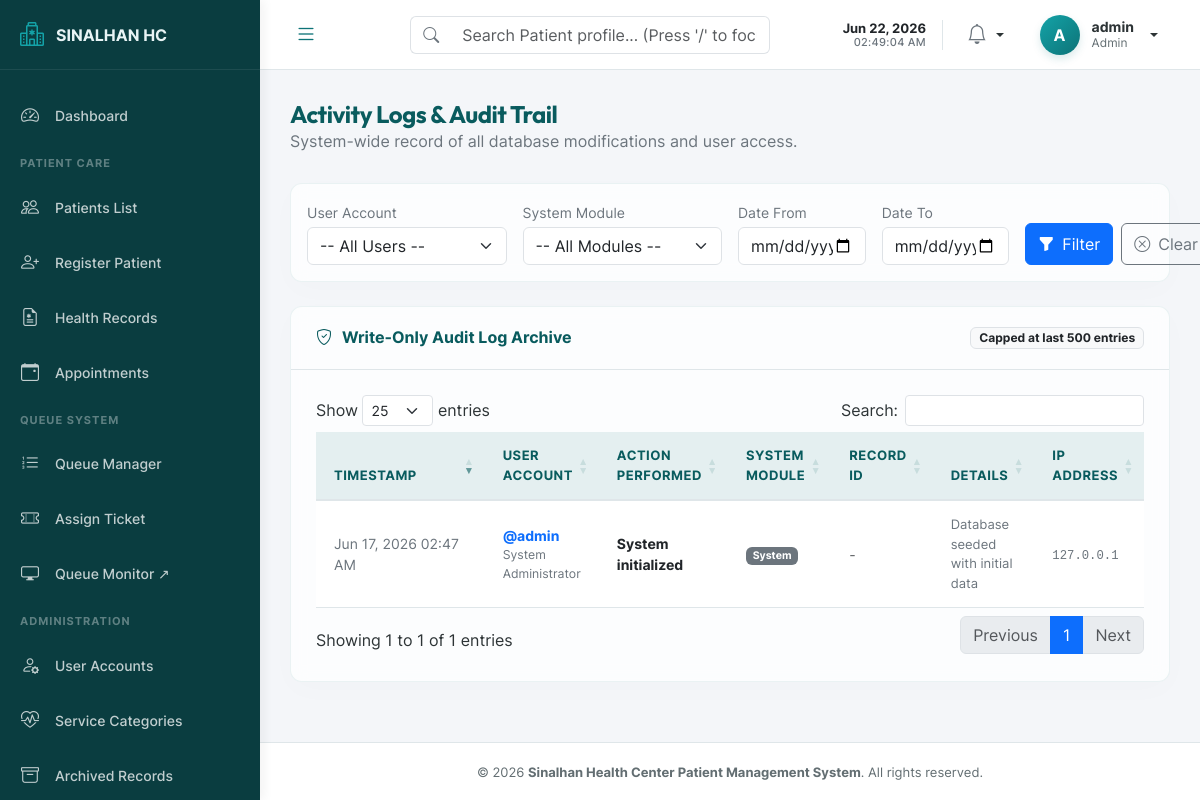
/admin/activity_log.php (signed in), run on the app's committed database.
### tables this page shows
CREATE TABLE IF NOT EXISTS system_settings (
    setting_key VARCHAR(100) NOT NULL PRIMARY KEY,
    setting_value TEXT DEFAULT NULL,
    updated_at TIMESTAMP NOT NULL DEFAULT CURRENT_TIMESTAMP ON UPDATE CURRENT_TIMESTAMP
);

CREATE TABLE IF NOT EXISTS activity_log (
    log_id INT AUTO_INCREMENT PRIMARY KEY,
    user_id INT DEFAULT NULL,
    action VARCHAR(255) NOT NULL COMMENT 'e.g. Registered patient, Updated appointment',
    module ENUM('Patient Records', 'Health Records', 'Appointment', 'Queue', 'Admin', 'Auth', 'System') NOT NULL,
    record_id INT DEFAULT NULL COMMENT 'ID of the affected record',
    details TEXT DEFAULT NULL COMMENT 'Additional context about the action',
    ip_address VARCHAR(45) DEFAULT NULL,
    created_at TIMESTAMP NOT NULL DEFAULT CURRENT_TIMESTAMP,
    INDEX idx_user_id (user_id),
    INDEX idx_module (module),
    INDEX idx_created_at (created_at),
    INDEX idx_record_id (record_id),
    CONSTRAINT fk_activity_log_user 
        FOREIGN KEY (user_id) REFERENCES users(user_id) 
        ON DELETE SET NULL ON UPDATE CASCADE
);

CREATE TABLE IF NOT EXISTS users (
    user_id INT AUTO_INCREMENT PRIMARY KEY,
    username VARCHAR(50) NOT NULL UNIQUE,
    password_hash VARCHAR(255) NOT NULL,
    first_name VARCHAR(100) NOT NULL,
    last_name VARCHAR(100) NOT NULL,
    email VARCHAR(150) DEFAULT NULL,
    contact_number VARCHAR(20) DEFAULT NULL,
    role ENUM('admin', 'staff', 'bhw') NOT NULL DEFAULT 'staff',
    is_active TINYINT(1) NOT NULL DEFAULT 1 COMMENT '1=active, 0=deactivated',
    last_login DATETIME DEFAULT NULL,
    last_login_ip VARCHAR(45) DEFAULT NULL,
    is_archived TINYINT(1) NOT NULL DEFAULT 0 COMMENT '1=archived, 0=active',
    two_fa_secret VARCHAR(32) DEFAULT NULL,
    two_fa_enabled TINYINT(1) DEFAULT 0,
    must_change_password TINYINT(1) NOT NULL DEFAULT 0 COMMENT '1=must change on login, 0=normal',
    theme VARCHAR(10) NOT NULL DEFAULT 'light',
    font_size VARCHAR(10) NOT NULL DEFAULT 'normal',
    created_at TIMESTAMP NOT NULL DEFAULT CURRENT_TIMESTAMP,
    updated_at TIMESTAMP NOT NULL DEFAULT CURRENT_TIMESTAMP ON UPDATE CURRENT_TIMESTAMP,
    INDEX idx_role (role),
    INDEX idx_is_active (is_active),
    INDEX idx_is_archived (is_archived)
);

### admin/activity_log.php (the view, shortened to what the rows shown need)
<?php
$pdo = Database::getInstance()->getConnection();
try {
    $sql = "
        SELECT al.log_id, al.action, al.module, al.record_id, al.details, al.ip_address, al.created_at,
               u.username, u.first_name, u.last_name
        FROM activity_log al
        LEFT JOIN users u ON al.user_id = u.user_id
        WHERE 1=1
    ";
    $params = [];
    $sql .= " ORDER BY al.created_at DESC LIMIT 500";
    $stmt = $pdo->prepare($sql);
    $stmt->execute($params);
    $logs = $stmt->fetchAll();
} catch (Exception $e) {
    error_log("Activity log loading failed: " . $e->getMessage());
    $usersDropdown = [];
    $logs = [];
}
require_once __DIR__ . '/../includes/header.php';
require_once __DIR__ . '/../includes/sidebar.php';
?>
<main class="main-content">
    <div class="page-header">
        <div>
            <h2 class="page-title">Activity Logs & Audit Trail</h2>
        </div>
    </div>
    <div class="card-custom">
        <div class="card-custom-body">
            <div class="table-responsive">
                <table class="table table-hover table-custom align-middle" id="logsTable">
                    <thead>
                        <tr>
                            <th style="width: 170px;">Timestamp</th>
                            <th>User Account</th>
                            <th>Action Performed</th>
                            <th>System Module</th>
                            <th>Record ID</th>
                            <th>Details</th>
                            <th>IP Address</th>
                        </tr>
                    </thead>
                    <tbody>
                        <?php foreach ($logs as $l): ?>
                            <tr>
                                <td data-order="<?= htmlspecialchars($l['created_at']) ?>">
                                    <span class="text-secondary"><?= date('M d, Y h:i A', strtotime($l['created_at'])) ?></span>
                                </td>
                                <td>
                                    <?php if ($l['username']): ?>
                                        <strong class="text-primary">@<?= htmlspecialchars($l['username']) ?></strong>
                                        <div class="small text-secondary"><?= htmlspecialchars($l['first_name'] . ' ' . $l['last_name']) ?></div>
                                    <?php else: ?>
                                        <span class="text-muted">System Agent</span>
                                    <?php endif; ?>
                                </td>
                                <td><strong class="text-dark"><?= htmlspecialchars($l['action']) ?></strong></td>
                                <td>
                                    <?php
                                        $badgeClass = 'bg-secondary';
                                    ?>
                                    <span class="badge <?= $badgeClass ?>"><?= htmlspecialchars($l['module']) ?></span>
                                </td>
                                <td>
                                    <?= $l['record_id'] ? '<span class="badge bg-light text-dark border">#' . $l['record_id'] . '</span>' : '<span class="text-muted">-</span>' ?>
                                </td>
                                <td class="text-secondary" style="max-width: 250px; font-size: 13px;">
                                    <?= htmlspecialchars($l['details'] ?? '-') ?>
                                </td>
                                <td><code class="text-secondary"><?= htmlspecialchars($l['ip_address'] ?? '0.0.0.0') ?></code></td>
                            </tr>
                        <?php endforeach; ?>
                    </tbody>
                </table>
            </div>
        </div>
    </div>
</main>
<?php
require_once __DIR__ . '/../includes/footer.php';
?>

### includes/sidebar.php (shortened to what the rows shown need)
<?php
require_once __DIR__ . '/../includes/settings_helper.php';
$sidebarPdo = Database::getInstance()->getConnection();
$clinicNameSetting = get_setting($sidebarPdo, 'clinic_name', 'Sinalhan HC');
$clinicLogoSetting = get_setting($sidebarPdo, 'clinic_logo', '');
$logoText = 'SINALHAN HC';
if (!empty($clinicNameSetting)) {
    if (stripos($clinicNameSetting, 'Barangay Sinalhan') === 0) {
        $logoText = 'SINALHAN HC';
    } else {
        $logoText = mb_strtoupper($clinicNameSetting);
    }
}
$fontSize = '16px';
?>
<aside id="sidebar">
    <div class="sidebar-header">
        <a href="<?= BASE_URL ?>index.php" class="sidebar-logo">
            <?php if (!empty($clinicLogoSetting)): ?>
                <img src="<?= BASE_URL . $clinicLogoSetting ?>" alt="<?= htmlspecialchars($clinicNameSetting) ?> Logo" style="height: 30px; width: 30px; object-fit: contain; border-radius: 4px;">
            <?php else: ?>
                <i class="bi bi-hospital"></i>
            <?php endif; ?>
            <span style="font-size: <?= $fontSize ?>; text-overflow: ellipsis; overflow: hidden; white-space: nowrap; flex-grow: 1;"><?= htmlspecialchars($logoText) ?></span>
        </a>
    </div>
</aside>
<div id="content-wrapper">

### data on the page
system_settings: setting_value "SINALHAN HC"
activity_log: created_at "Jun 17, 2026 02:47 AM", user.username "admin", user.last_name "System Administrator", action "System initialized", module "System", details "Database seeded with initial data", ip_address "127.0.0.1"

### other printed values
$avatarLetter "A"
$sidebarUserFullName "admin"
$role "Admin"
APP_NAME "Sinalhan Health Center Patient Management System"
